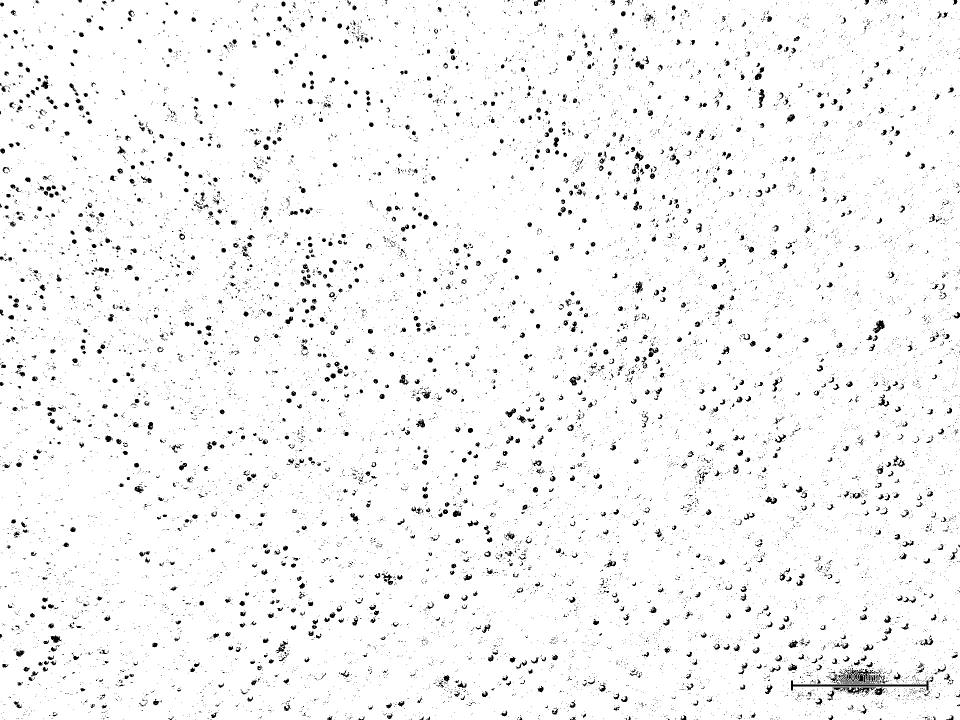
#> input picture extImg/LC263436.JPG, 1920 x 1440 px (shown at 1/2 size)
$ python nmelanoleuca.py extImg/LC263436.JPG
#> lines starting #> are read from the running program, lines starting #| are printed output that depends on the picture
#> further down, img is the input picture: shape (1440, 1920); min 0, max 255, mean 245.3
#!/usr/bin/env python

import argparse
import os
import cv2
import numpy as np

def parseargs():
    parser = argparse.ArgumentParser()

    parser.add_argument('files', nargs='+')
    parser.add_argument('--out', '-o', default='pxcount.csv')
    parser.add_argument('--outDir', '-O', default='extImg')
    parser.add_argument('--level', '-l', default='50')
    parser.add_argument('--K', default='2')

    args = parser.parse_args()

    return args

def flatFilter(img, level=50):
#> called with level = 50
    bgr = cv2.split(img)
    res = []

    for c in bgr:
        dst = cv2.blur(c, (50, 50))

        avg_hist = c.mean()
        ffc = (c/dst)*avg_hist
        res.append(ffc)
#> this loop made 1 pass
#> avg_hist on pass 1: 245.3
#> pass 1, in flatFilter, `dst = cv2.blur(c, (50, 50))`:
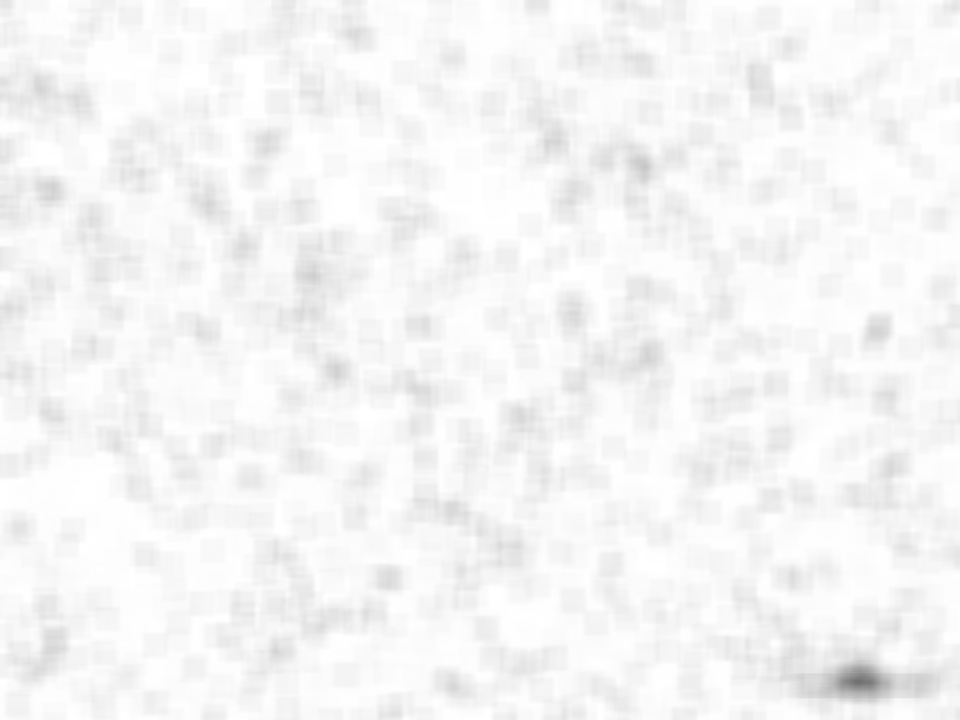
#> dst: shape (1440, 1920) (shown at 1/2 size); min 111, max 255, mean 245.3
#> pass 1, in flatFilter, `ffc = (c/dst)*avg_hist`:
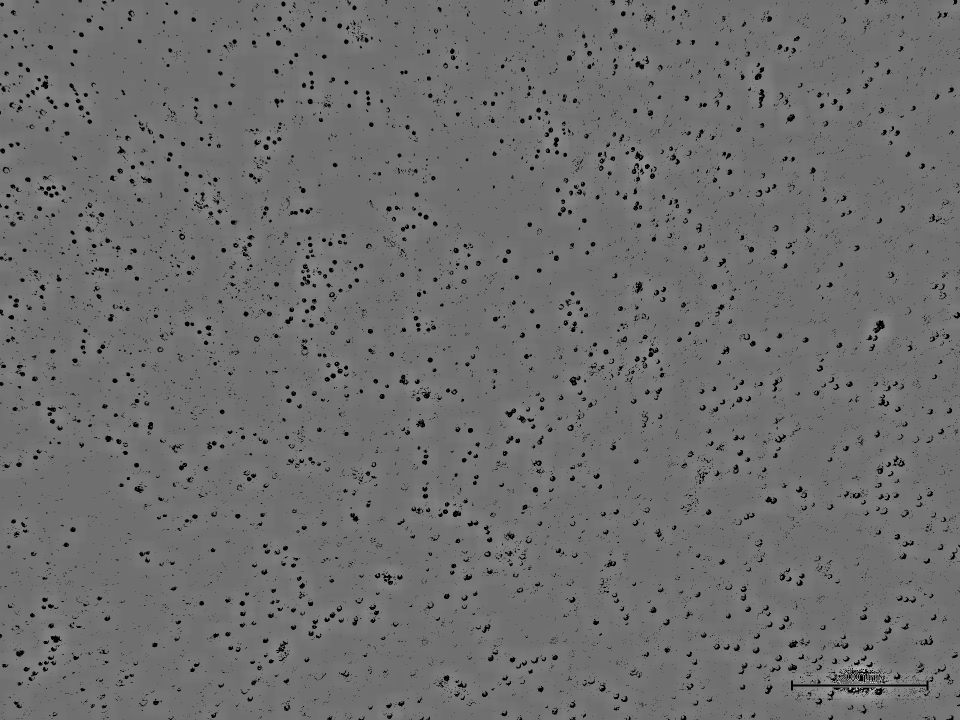
#> ffc: shape (1440, 1920) float64 (shown at 1/2 size); min 0, max 563.4, mean 245.2; drawn with min black and max white
#> after the loop, res = 1 item

    resimg = cv2.merge(res)

    return resimg

def countfg(img):
    size = img.size
    bgpx = cv2.countNonZero(img)
    fgpx = size - bgpx
    fgratio = fgpx / size

    return fgpx, fgratio

def saveImg(img, fname=None, outDir='.'):
#> called with fname = 'LC263436.JPG', outDir = 'flatImg'
    if fname:
        outDir = os.path.abspath(outDir)
        os.makedirs(outDir, exist_ok=True)
        fname = outDir + '/' + fname
        cv2.imwrite(fname, img)

def detectBG(img, K=5):
#> called with K = 2
    colors = img.reshape(-1, 3).astype(np.float32)
    criteria = cv2.TERM_CRITERIA_MAX_ITER + cv2.TERM_CRITERIA_EPS, 10, 1.0
    compactness, labels, centers = cv2.kmeans(
            colors, K, None, criteria, 10, cv2.KMEANS_PP_CENTERS
            )
#> compactness = 2.8e+09; centers = [[251.7, 253.3, 251.8], [56.97, 10.71, 58.88]]
    uniqs, counts = np.unique(labels, return_counts=True)
#> uniqs = [0, 1]; counts = [891673, 29927]
    mode = uniqs[counts == np.amax(counts)].max()
#> mode = 0
    labels = np.where(labels == mode, 255, 0).astype(np.uint8)
#> (the run stopped early here; a loop or call above may not have finished)

$ run again, on extImg/LC263438.JPG
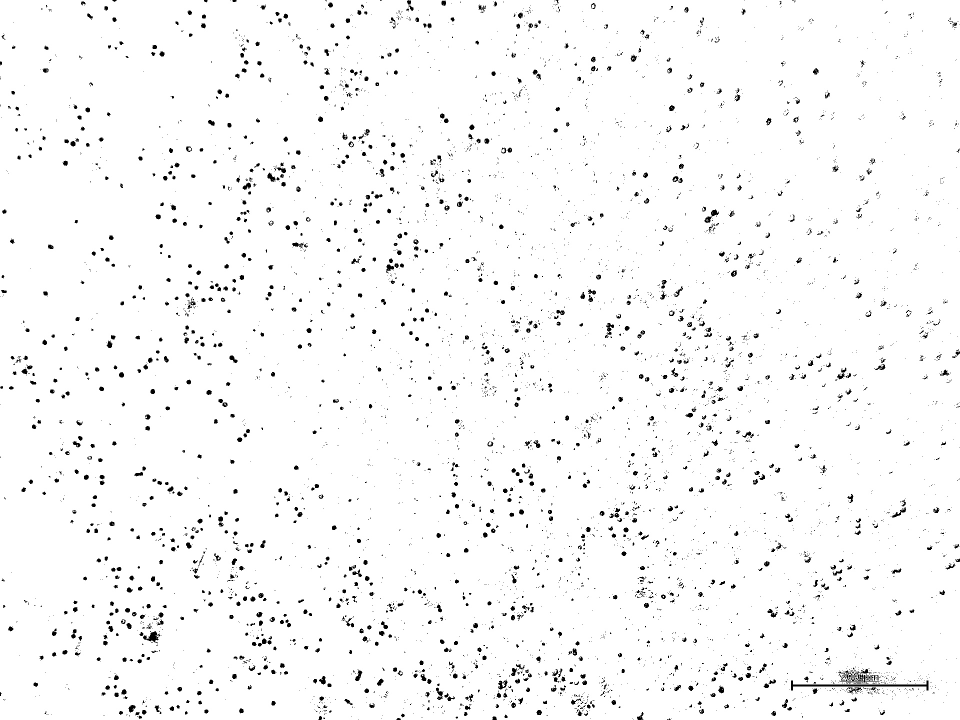
#> input picture extImg/LC263438.JPG, 1920 x 1440 px (shown at 1/2 size)
#> img is the input picture: shape (1440, 1920); min 0, max 255, mean 248
#> the loop in flatFilter, `for c in bgr:` made 1 pass
#> avg_hist on pass 1: 248
#> pass 1, in flatFilter, `dst = cv2.blur(c, (50, 50))`:
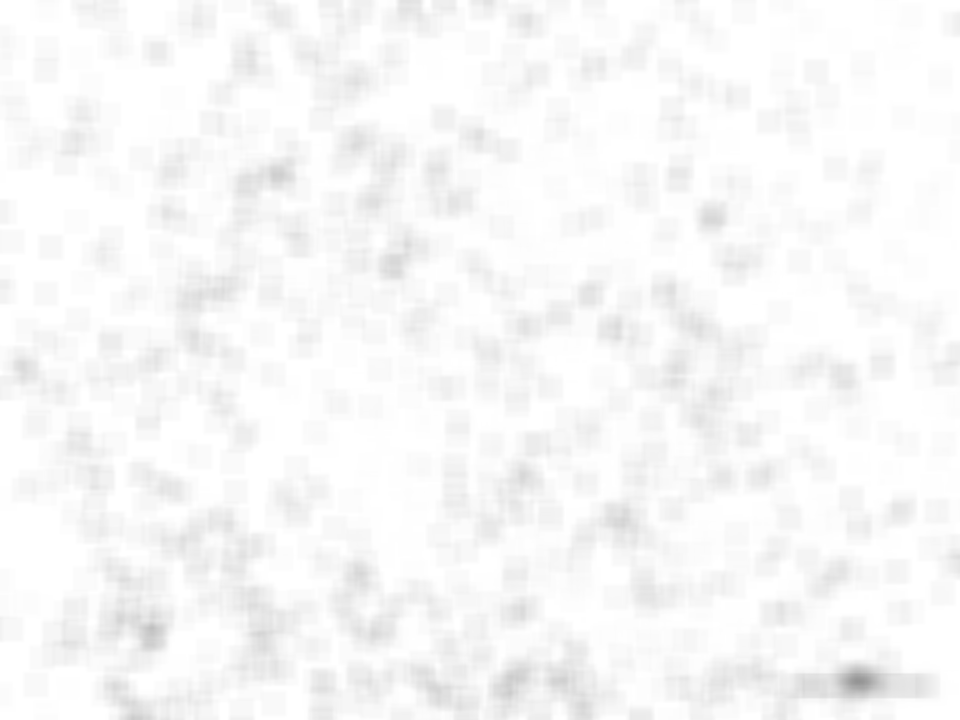
#> dst: shape (1440, 1920) (shown at 1/2 size); min 148, max 255, mean 248
#> pass 1, in flatFilter, `ffc = (c/dst)*avg_hist`:
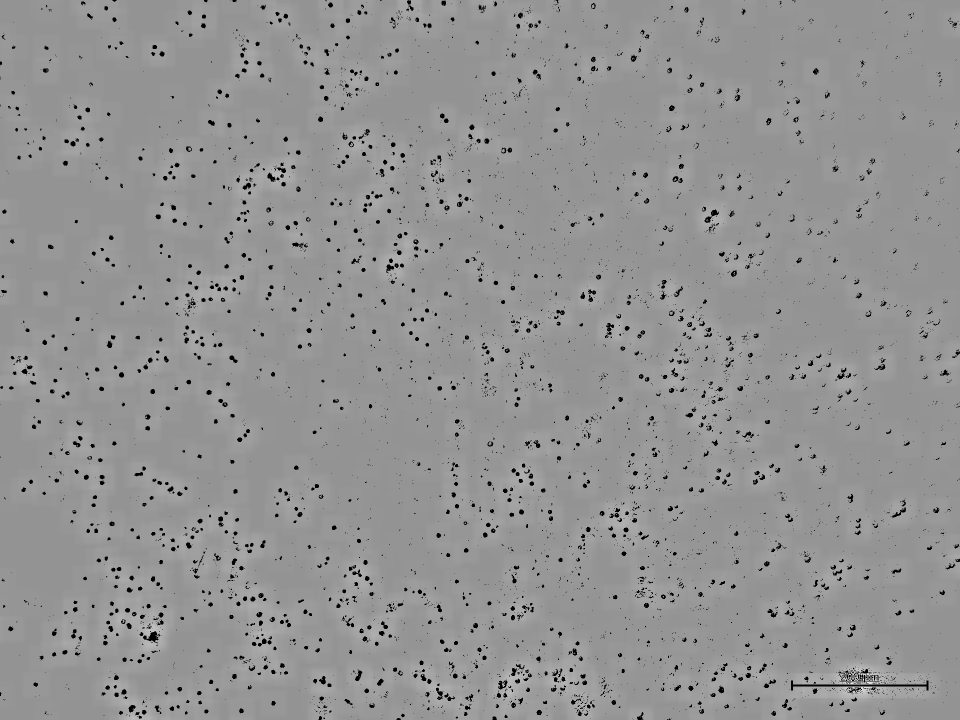
#> ffc: shape (1440, 1920) float64 (shown at 1/2 size); min 0, max 427.3, mean 247.9; drawn with min black and max white
#> after the loop in flatFilter, `for c in bgr:`: res = 1 item
#> compactness = 1.75e+09; centers = [[252.9, 254.1, 252.9], [55.26, 7.76, 54.14]]
#> uniqs = [0, 1]; counts = [898521, 23079]
#> mode = 0

$ run again, on extImg/LC263439.JPG
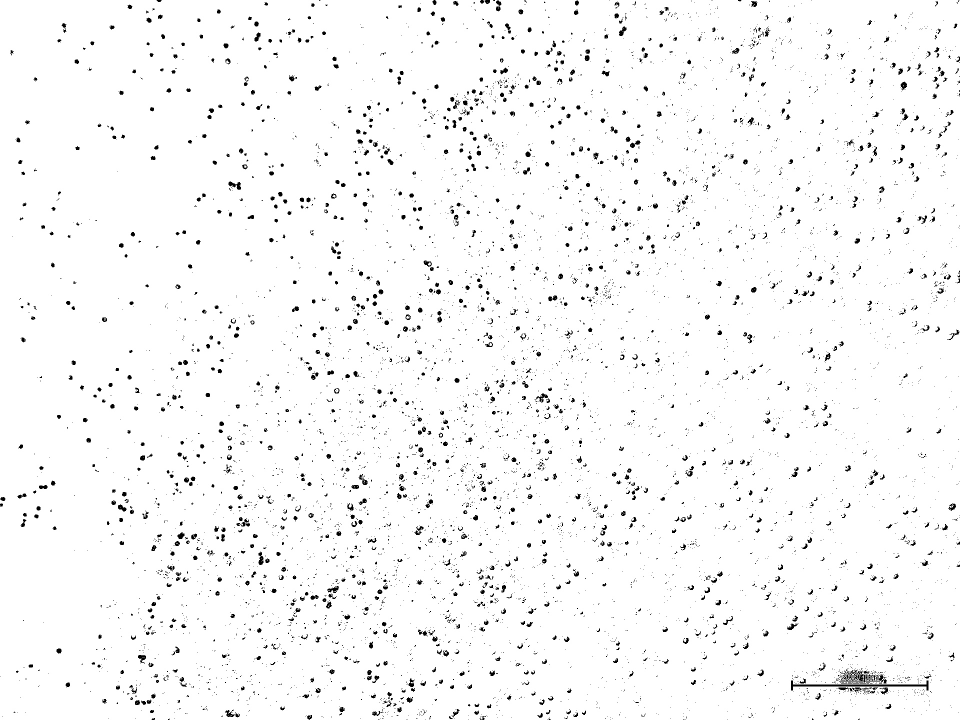
#> input picture extImg/LC263439.JPG, 1920 x 1440 px (shown at 1/2 size)
#> img is the input picture: shape (1440, 1920); min 0, max 255, mean 247.7
#> the loop in flatFilter, `for c in bgr:` made 1 pass
#> avg_hist on pass 1: 247.7
#> pass 1, in flatFilter, `dst = cv2.blur(c, (50, 50))`:
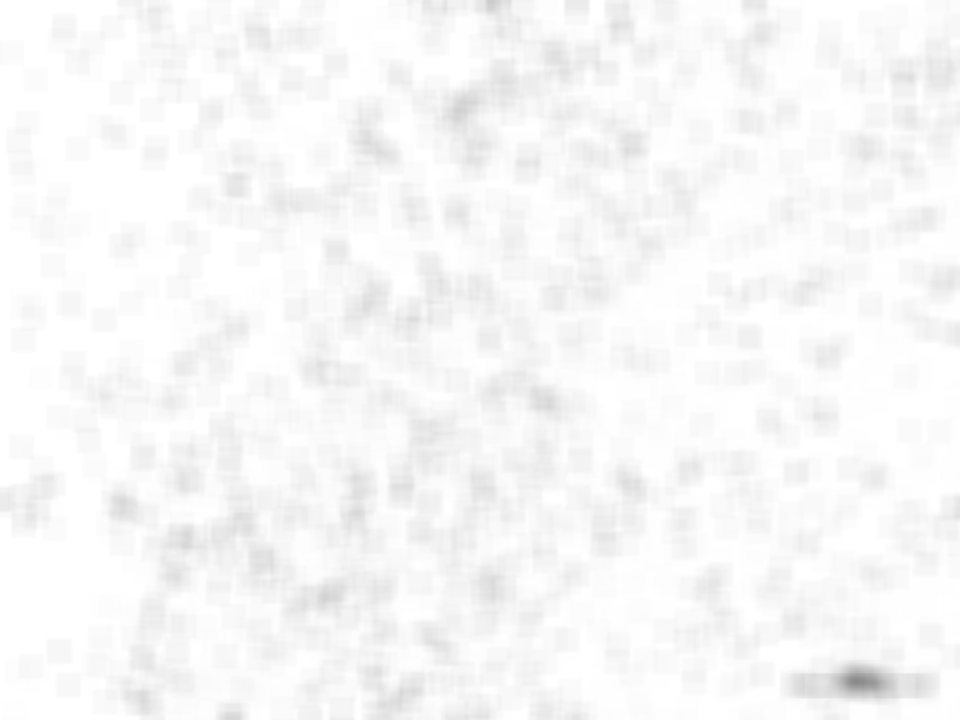
#> dst: shape (1440, 1920) (shown at 1/2 size); min 137, max 255, mean 247.7
#> pass 1, in flatFilter, `ffc = (c/dst)*avg_hist`:
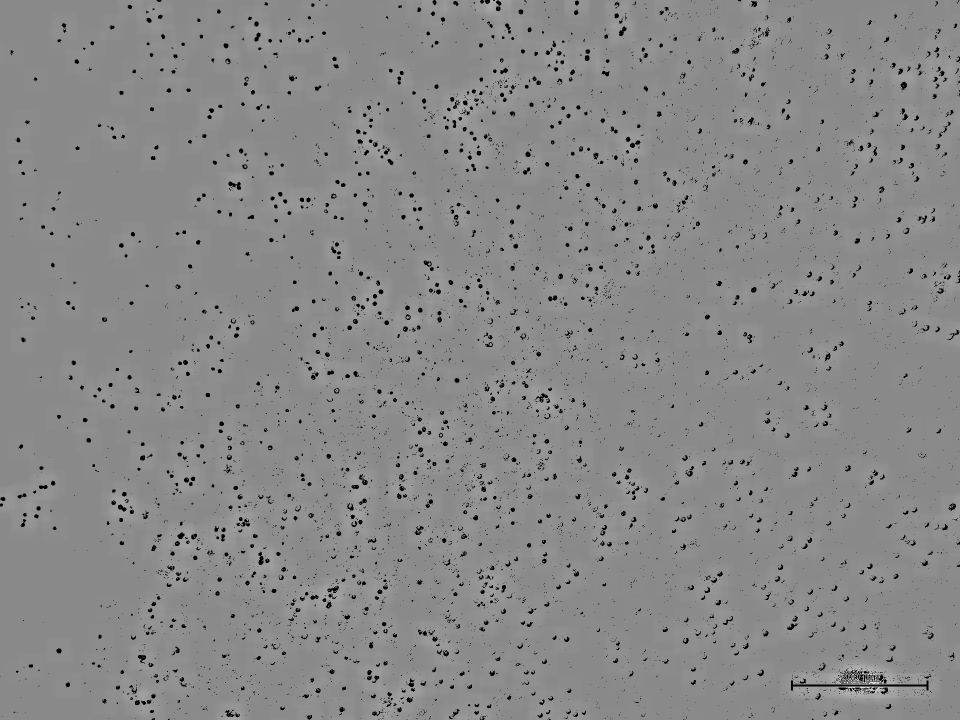
#> ffc: shape (1440, 1920) float64 (shown at 1/2 size); min 0, max 461, mean 247.6; drawn with min black and max white
#> after the loop in flatFilter, `for c in bgr:`: res = 1 item
#> compactness = 1.96e+09; centers = [[252.8, 254.1, 252.8], [58.71, 8.4, 58.44]]
#> uniqs = [0, 1]; counts = [898206, 23394]
#> mode = 0

$ run again, on extImg/LC263440.JPG
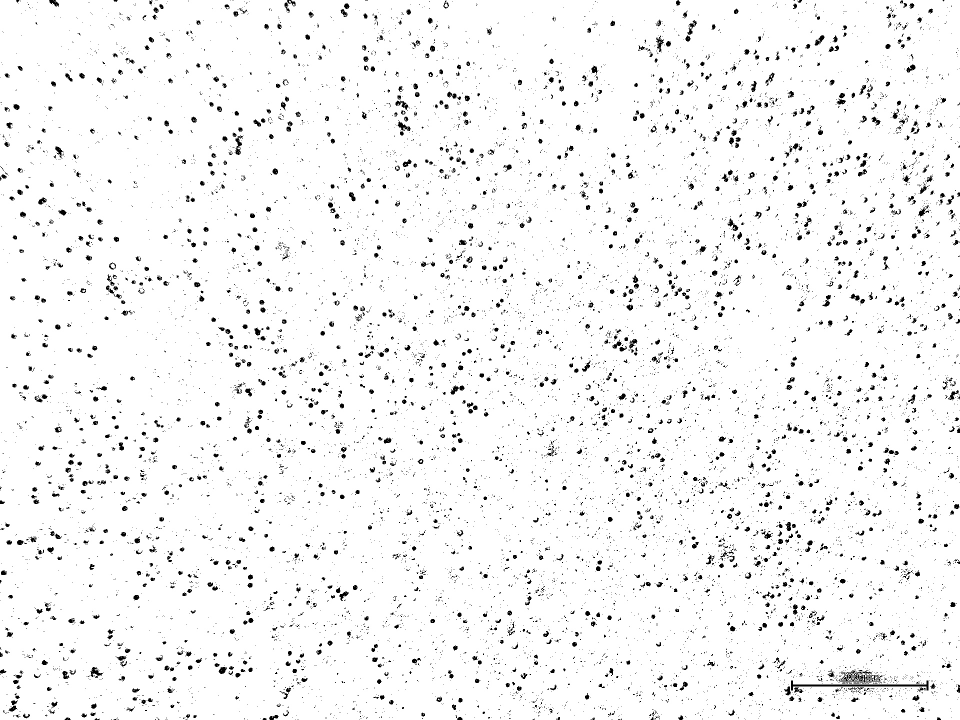
#> input picture extImg/LC263440.JPG, 1920 x 1440 px (shown at 1/2 size)
#> img is the input picture: shape (1440, 1920); min 0, max 255, mean 244.7
#> the loop in flatFilter, `for c in bgr:` made 1 pass
#> avg_hist on pass 1: 244.7
#> pass 1, in flatFilter, `dst = cv2.blur(c, (50, 50))`:
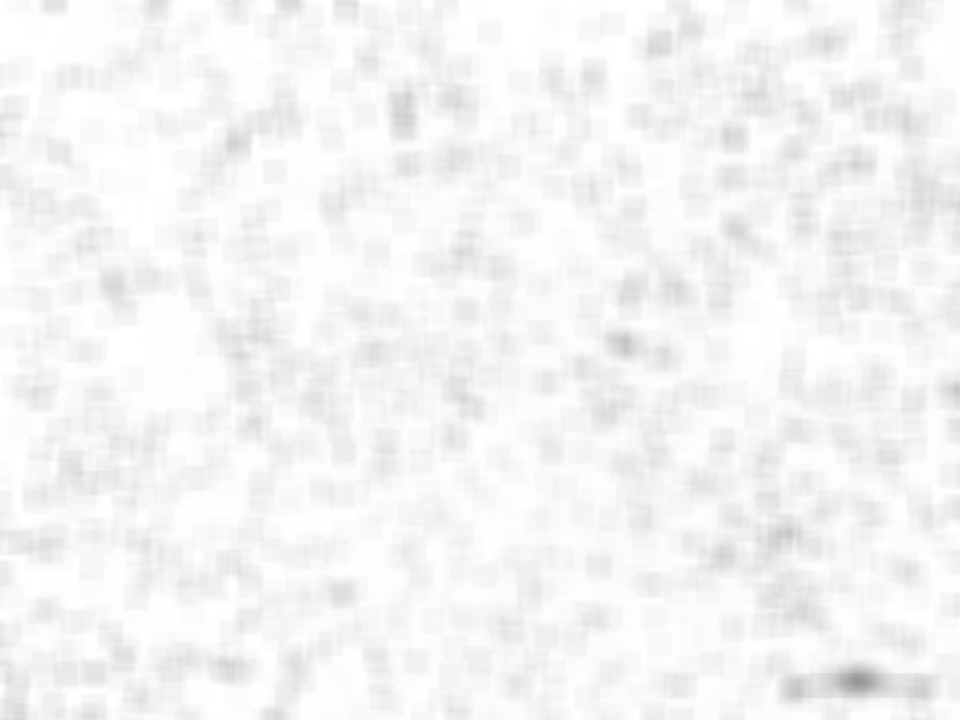
#> dst: shape (1440, 1920) (shown at 1/2 size); min 149, max 255, mean 244.7
#> pass 1, in flatFilter, `ffc = (c/dst)*avg_hist`:
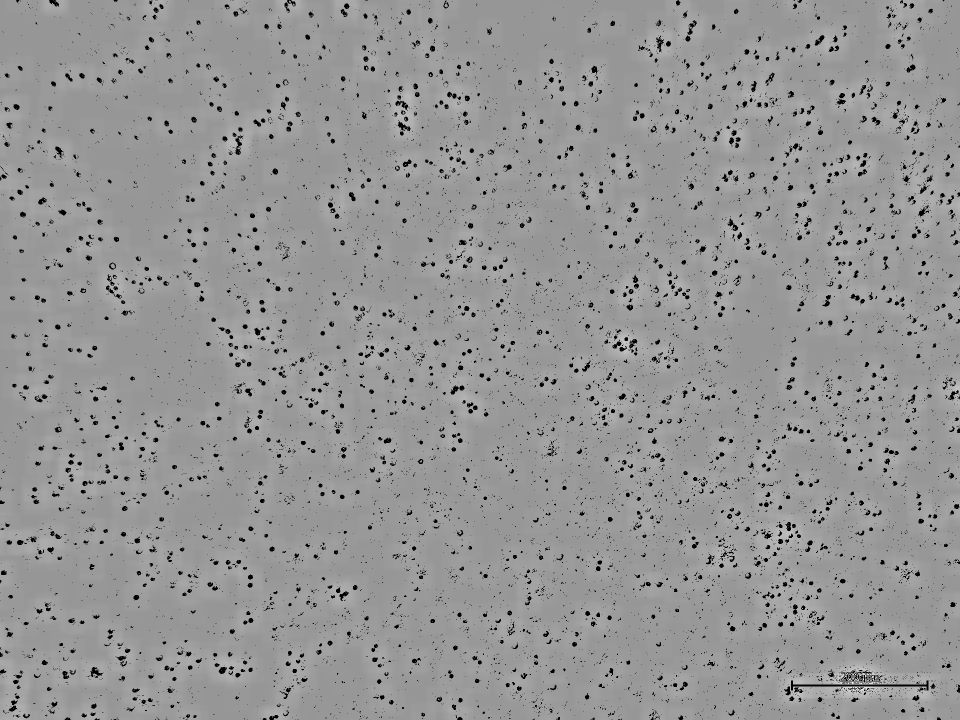
#> ffc: shape (1440, 1920) float64 (shown at 1/2 size); min 0, max 415.9, mean 244.6; drawn with min black and max white
#> after the loop in flatFilter, `for c in bgr:`: res = 1 item
#> compactness = 2.74e+09; centers = [[251.6, 253.3, 251.6], [56.38, 10.06, 56.17]]
#> uniqs = [0, 1]; counts = [888806, 32794]
#> mode = 0
